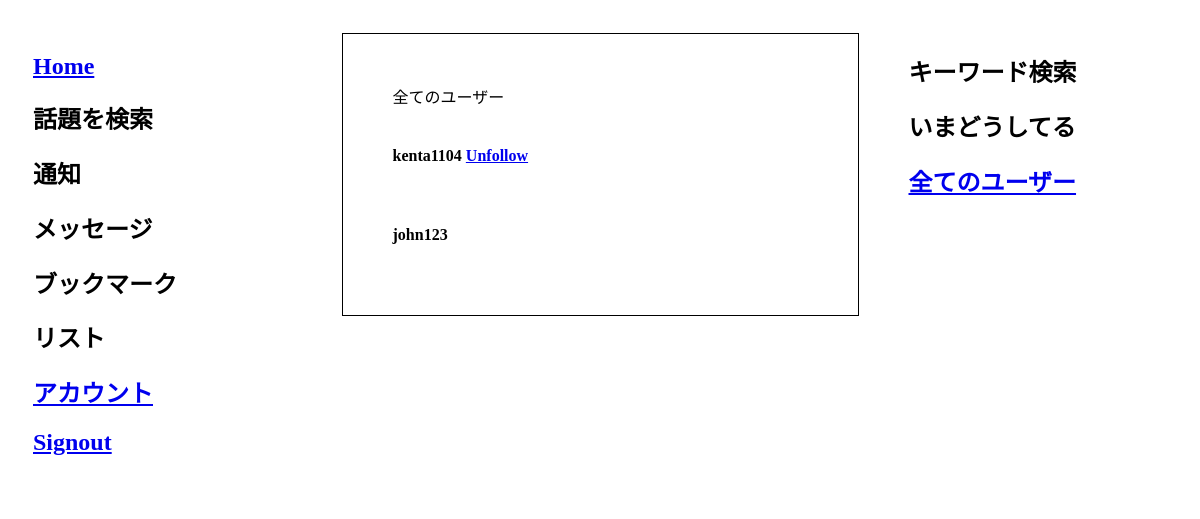
Before: /users/ (signed in) with the older database file.
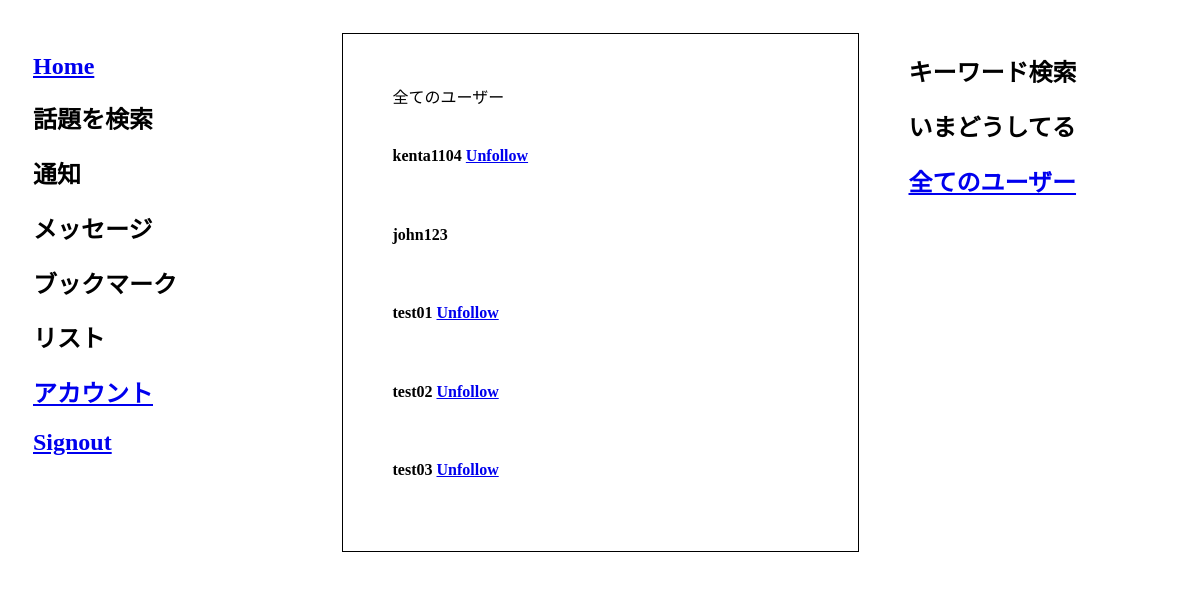
After: the same page with the newer database file.
### project/models.py (models this page shows, shortened)
class User(db.Model):
    __tablename__ = 'users'
    id = db.Column(db.Integer, primary_key=True)
    name = db.Column(db.String, unique=True, nullable=False)
    email = db.Column(db.String, unique=True, nullable=False)
    image_file =  db.Column(db.String(20), nullable=False, default='default.jpg')
    password = db.Column(db.String, nullable=False)
    tweets = db.relationship('Tweet', backref='poster')
    role = db.Column(db.String, default='user')
    @classmethod
    def is_following(cls, who_id, whom_id):
        whom_ids = db.session.query(Follower.whom_id).filter_by(who_id=who_id).all()
        whom_ids = [i[0] for i in whom_ids]
        if whom_id in whom_ids:
            return True
        else:
            return False

### project/users/views.py (the view)
@users_blueprint.route('/users/')
@login_required
def all_users():
    users = db.session.query(User).all()
    return render_template('users.html', users=users)

### project/users/views.py (called while the page is built)
def login_required(test):
    @wraps(test)
    def wrap(*args, **kwargs):
        if 'logged_in' in session:
            return test(*args, **kwargs)
        else:
            flash('You need to login first')
            return (redirect(url_for('users.login')))
    return wrap

### project/templates/users.html (shortened to what this page needs)
{% extends 'layout.html' %}
{% block content %}
    <section class="col-2">
        <div class="marketing">
            全てのユーザー
            {% for user in users %}
            <div class="media">
                <div class="media-left">
                </div>
                <div class="media-body">
                    <h4 class="media-heading">{{ user.name }}
                        {% if user.name == session.name %}
                        </h4>
                        {% elif user.is_following(session.user_id, user.id) %}
                        <a class="btn btn-info btn-xs" href="{{ url_for('tweets.unfollow_user', user_id=user.id )}}">Unfollow</a></h4>
                        {% else %}
                        <a class="btn btn-info btn-xs" href="{{ url_for('tweets.follow_user', user_id=user.id )}}">Follow</a></h4>
                        {% endif %}
                </div>
            </div>
            {% endfor %}
        </div>
    </section>
{% endblock content %}

Changed rows visible on the page:
added User: name "test01"
added User: name "test02"
added User: name "test03"
